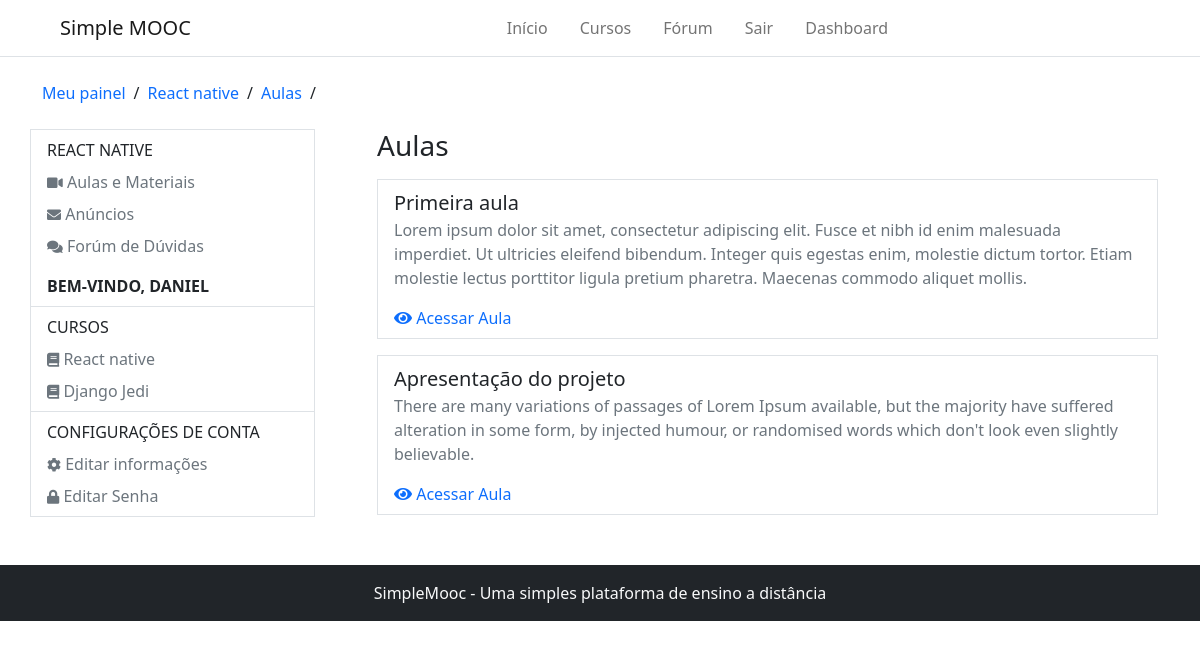
The app's page /accounts/react-native/aulas/ (signed in) with its own data.
### Courses/models.py (models this page shows, shortened)
class Course(models.Model):
    name_course = models.CharField(max_length=50, verbose_name='Nome do curso')
    slug_course = models.SlugField(verbose_name='Atalho', blank=True)
    description_course = models.CharField(max_length=255, verbose_name='Descrição do curso')
    about_course = models.TextField(verbose_name='Sobre o curso')
    image_course = models.ImageField(upload_to='course_img/%Y/%m/%d', verbose_name='Imagem', null=True, blank=True)
    created_at = models.DateTimeField(auto_now_add= True, verbose_name='Data de criação')
    update_at = models.DateTimeField(auto_now=True, verbose_name='Data de atualização')
    objects = CourseManager()
    def __str__(self):
        return self.name_course
    def release_lessons(self):
        today = timezone.now().date()
        return self.Lessons.filter(release_data__lte=today)
    def course_adverts_url(self):
        return reverse('course-adverts', args=[self.slug_course])
    class Meta:
        verbose_name = 'curso'
        verbose_name_plural = 'cursos'

class subscribe(models.Model):
    STATUS_CHOICES = (
        (0, 'Análise'),
        (1, 'Aprovado'),
        (2, 'Cancelado'),
    )
    user = models.ForeignKey(settings.AUTH_USER_MODEL, on_delete=models.CASCADE, verbose_name='Usuário')
    course = models.ForeignKey(Course, on_delete=models.CASCADE, verbose_name='Curso')
    status = models.IntegerField(choices=STATUS_CHOICES, default=0, blank=True, verbose_name='Situação')
    created_at = models.DateTimeField(auto_now_add=True, verbose_name='Criado em')
    update_at = models.DateTimeField(auto_now=True, verbose_name='Atualizado em')
    def is_approved(self):
        return self.status == 1
    class Meta:
        verbose_name = 'Inscrição'
        verbose_name_plural = 'Inscrições'
        unique_together = (('user', 'course'),)

class Lesson(models.Model):
    course = models.ForeignKey(Course, on_delete=models.CASCADE, verbose_name='Curso', related_name='Lessons')
    name = models.CharField(max_length=100, verbose_name='Título')
    description = models.TextField(verbose_name='Descrição')
    release_data = models.DateField('Data de liberação', blank=True, null=True)
    created_at = models.DateTimeField(auto_now_add=True, verbose_name='Criado em')
    update_at = models.DateTimeField(auto_now=True, verbose_name='Atualizado em')
    class Meta:
        verbose_name = 'Aula'
        verbose_name_plural = 'Aulas'

### Accounts/models.py (models this page shows, shortened)
class User(AbstractBaseUser, PermissionsMixin):
    username = models.CharField(max_length=50, verbose_name='Nome de usuário', unique=True,
        validators=[validators.RegexValidator(re.compile('^[\w.@+-]+$'),
        'O nome de usuário só pode conter letras números, ou os seguintes caracteres: @/./+/-/_',
        'invalid')]
    )
    email = models.EmailField(unique=True, verbose_name='E-mail')
    full_name = models.CharField(max_length=100, blank=True, verbose_name='Nome completo')
    is_active = models.BooleanField(blank=True, default=True, verbose_name='Está ativo?')
    is_staff = models.BooleanField(blank=True, default=False, verbose_name='Pertence a equipe?')
    date_joined = models.DateTimeField(auto_now_add=True, verbose_name='Data de entrada')
    objects = UserManager()
    USERNAME_FIELD = 'username'
    REQUIRED_FIELDS = ['email', 'full_name']
    def __str__(self):
        return self.username
    class Meta:
        verbose_name = 'Usuário'
        verbose_name_plural = 'Usuários'

### Accounts/decorators.py (the view)
    def wrapper(request, *args, **kwargs):
        slug = kwargs.get('slug')
        course = get_object_or_404(Course, slug_course=slug)
        try:
            subscriber = get_object_or_404(subscribe, user=request.user, course=course)
        except:
            messages.error(request, 'Desculpe, mas você não tem permissão para acessar essa página')
            return redirect('dashboard')
        if not subscriber.is_approved():
            messages.error(request, 'A sua inscrição no curso ainda está pendente')
            return redirect('dashboard')
        request.course = course
        return detail_advert(request, *args, **kwargs)

### Accounts/views.py (called while the page is built)
@login_required
@subscription_required
def lessons(request, slug):
    course = request.course
    return render(request, 'registration/lessons.html', {'course': course})

### Courses/templatetags/courses_tags.py (called while the page is built)
@register.inclusion_tag('partials/_my_courses.html')
def user_courses(user):
    registrations = subscribe.objects.order_by('-id').filter(user=user)
    return {'registrations': registrations}

### Accounts/templates/registration/lessons.html
{% extends 'registration/course_adverts.html' %}
{% block 'breadcrumbs' %}
    {{ block.super }}
    <li><a href="{{ course.course_adverts_url }}" class="text-decoration-none">Aulas</a></li>
    <li>/</li>
{% endblock %}
{% block 'dashboard-main' %}
    <h1 class="fs-3 mb-3">Aulas</h1>
    <div class="d-flex flex-column gap-3">
        {% for lesson in course.release_lessons %}
            <div class="border border-1 px-3 py-2">
                <a class="text-decoration-none fs-5 text-dark" href="#">{{ lesson.name }}</a>
                <p class="text-muted">{{ lesson.description|truncatewords:'40' }}</p>
                <a class="text-primary text-decoration-none" href="{% url 'detail-lesson' course.slug_course lesson.id %}">
                    <i class="fas fa-eye"></i> Acessar Aula
                </a>
            </div>
        {% endfor %}
    </div>
{% endblock %}

### Accounts/templates/registration/course_adverts.html (shortened to what this page needs)
{% extends 'registration/dashboard.html' %}
{% block 'breadcrumbs' %}
    {{ block.super }}
    <li><a href="{{ course.course_adverts_url }}" class="text-decoration-none">{{ course }}</a></li>
    <li>/</li>
{% endblock %}
{% block 'dashboard-aside' %}
    <ul class="nav flex-column px-3 py-2">
        <p class="mb-0 text-uppercase">{{ course }}</p>
        <li class="nav-item">
            <a class="nav-link px-0 link-secondary pb-0" href="{% url 'lessons' course.slug_course %}">
                <i class="fas fa-video" style="font-size: 14px"></i> Aulas e Materiais
            </a>
        </li>
        <li class="nav-item">
            <a class="nav-link px-0 link-secondary pb-0" href="{% url 'course-adverts' course.slug_course %}">
                <i class="fas fa-envelope" style="font-size: 14px"></i> Anúncios
            </a>
        </li>
        <li class="nav-item">
            <a class="nav-link px-0 link-secondary pb-0" href="{% url 'forum' %}">
                <i class="fas fa-comments" style="font-size: 14px"></i> Forúm de Dúvidas
            </a>
        </li>
    </ul>
    {{ block.super }}
{% endblock %}

### Accounts/templates/registration/dashboard.html (shortened to what this page needs)
{% extends 'base.html' %}
{% load courses_tags %}
{% block 'content' %}
    {% include 'partials/_header.html' %}
    <div class="container">
        <ul class="d-flex align-items-center my-4 p-0 gap-2" style="list-style: none;">
            {% block 'breadcrumbs' %}
                <li><a href="{% url 'dashboard' %}" class="text-decoration-none">Meu painel</a></li>
                <li>/</li>
            {% endblock %}
        </ul>
        <div class="row mb-5">
            <div class="col-3 p-0 d-block border border-1" style="margin-right: 50px; height: max-content;">
                {% block 'dashboard-aside' %}
                    <p class="text-uppercase fw-bold px-3 py-2 m-0 border-bottom">bem-vindo, {{ user.username }}</p>
                    <ul class="nav flex-column border-bottom px-3 py-2">
                        <p class="mb-0 text-uppercase">Cursos</p>
                        {% user_courses user %}
                    </ul>
                    <ul class="nav flex-column px-3 py-2">
                        <p class="mb-0 text-uppercase">Configurações de conta</p>
                        <li class="nav-item">
                            <a class="nav-link px-0 link-secondary pb-0" href="{% url 'edit_account' %}">
                                <i class="fas fa-cog" style="font-size: 14px"></i> Editar informações
                            </a>
                        </li>
                        <li class="nav-item">
                            <a class="nav-link px-0 link-secondary pb-0" href="{% url 'edit_password' %}">
                                <i class="fas fa-lock" style="font-size: 14px"></i> Editar Senha
                            </a>
                        </li>
                    </ul>
                {% endblock %}
            </div>
            <div class="col">
                {% block 'dashboard-main' %}{% endblock %}
            </div>
        </div>
    </div>
    {% include 'partials/_footer.html' %}
{% endblock %}

### templates/partials/_my_courses.html
{% for subscribe in registrations %}
    <li class="nav-item">
        <a class="nav-link px-0 link-secondary pb-0" aria-current="page" href="{{ subscribe.course.course_user_url }}">
            <i class="fas fa-book" style="font-size: 14px"></i> {{ subscribe.course }}
        </a>
    </li>
{% empty %}
    <p class="text-muted">Você não está escrito em nenhum curso</p>
{% endfor %}

### records on screen
Course: name_course "React native", name_course "REACT NATIVE"
User: username "DANIEL"
subscribe: course "React native"
subscribe: course "Django Jedi"
Lesson: name "Primeira aula", description "Lorem ipsum dolor sit amet, consectetur adipiscing elit. Fusce et nibh id enim malesuada imperdiet. Ut ultricies eleifend bibendum. Integer quis egestas enim, molestie dictum tortor. Etiam molestie lectus porttitor ligula pretium pharetra. Maecenas commodo aliquet mollis."
Lesson: name "Apresentação do projeto", description "There are many variations of passages of Lorem Ipsum available, but the majority have suffered alteration in some form, by injected humour, or randomised words which don't look even slightly believable."
